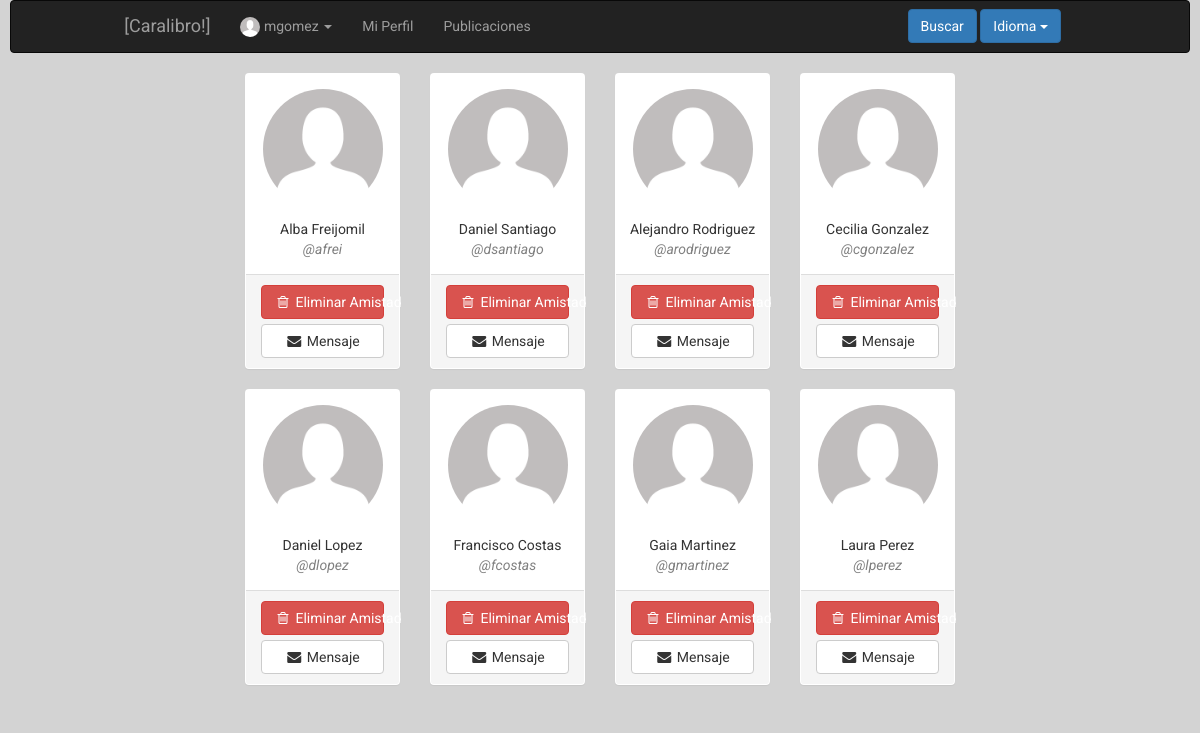
The app's page /index.php?controller=friendship&action=showall&id=3 (signed in) with its own data.
### tables this page shows
CREATE TABLE IF NOT EXISTS `user` (
`id` int(11) NOT NULL,
  `name` varchar(50) NOT NULL,
  `surname` varchar(100) NOT NULL,
  `email` varchar(100) NOT NULL,
  `phone` varchar(12) NOT NULL,
  `user` varchar(50) NOT NULL,
  `password` varchar(255) NOT NULL,
  `birthday` date NOT NULL,
  `address` varchar(100) NOT NULL,
  `status` tinyint(1) NOT NULL,
  `photo` varchar(255) DEFAULT NULL,
  `type` tinyint(1) NOT NULL,
  `private` tinyint(1) NOT NULL
);

### core/ViewManager.php (called while the page is built, shortened)
<?php
class ViewManager {
    private $variables = array();
    public function setVariable($varname, $value, $flash=false) {
        $this->variables[$varname] = $value;
    }
    public function getVariable($varname, $default=NULL) {
        if (!isset($this->variables[$varname])) {
            return $default;
        }
        return $this->variables[$varname];
    }
    public function render($controller, $viewname) {
        include(__DIR__."/../Views/$controller/$viewname.php");
    }
    private static $viewmanager_singleton = NULL;
    public static function getInstance() {
        if (self::$viewmanager_singleton == null) {
            self::$viewmanager_singleton = new ViewManager();
        }
        return self::$viewmanager_singleton;
    }
}

### Controllers/FRIENDSHIP_Controller.php (called while the page is built, shortened)
<?php
require_once(__DIR__."/../core/ViewManager.php");
require_once(__DIR__."/../core/I18n.php");
require_once(__DIR__."/../Models/FRIENDSHIP_Model.php");
class FRIENDSHIP_Controller extends BaseController {
    private $friendshipModel;
    public function __construct()
    {
        $this->friendshipModel = new FRIENDSHIP_Model();
        $this->view->setLayout("base");
    }
    public function showall()
    {
        $userid = $_REQUEST["id"];
        $friends = $this->friendshipModel->showall($userid);
        $this->view->setVariable("friends", $friends);
        $requests = $this->friendshipModel->requests($userid);
        $this->view->setVariable("requests", $requests);
        $this->view->render("friendship", "FRIENDSHIP_SHOWALL_Vista");
    }
}

### index.php (called while the page is built, shortened)
<?php
function run() {
    try{
        $controller = loadController($_GET["controller"]);
        $actionName = $_GET["action"];
        $controller->$actionName();
    } catch (Exception $ex) {
        die($ex->getMessage());
    }
}
function loadController($controllerName) {
    return new $controllerClassName();
}
run();
?>

### Models/User.php (called while the page is built, shortened)
<?php
class User {
    private $id;
    private $user;
    private $name;
    private $surname;
    private $photo;
    public function __construct($id=NULL, $user=NULL, $name=NULL, $surname=NULL, $email=NULL, $phone=NULL,
                                $birthday=NULL, $address=NULL, $status=1, $photo=NULL, $type=0,
                                $private=0, $password=NULL)
    {
     $this->id = $id;
     $this->user = $user;
     $this->name = $name;
     $this->surname = $surname;
     $this->photo = $photo;
    }
    public function getID() {
        return $this->id;
    }
    public function setID($id) {
        $this->id = $id;
    }
    public function getUser() {
        return $this->user;
    }
    public function getName() {
        return $this->name;
    }
    public function setName($name) {
        $this->name = $name;
    }
    public function getSurname() {
        return $this->surname;
    }
    public function getPhoto() {
        return $this->photo;
    }
}

### Models/FRIENDSHIP_Model.php (called while the page is built, shortened)
<?php
require_once(__DIR__ . "/../core/PDOConnection.php");
class FRIENDSHIP_Model
{
    private $db;
    public function __construct()
    {
        $this->db = PDOConnection::getInstance();
    }
    public function showall($currentuserid, $add = 1)
    {
        $friends = array();
        $sql = $this->db->prepare("SELECT u.id, u.user, u.name, u.surname, u.status, u.photo FROM user as u, friendship as f where f.member=? AND f.status=? and f.secondarymember=u.id ORDER BY u.name");
        $sql->execute(array(
            $currentuserid,
            $add
        ));
        $friends_db = $sql->fetchAll(PDO::FETCH_ASSOC);
        foreach ($friends_db as $friend) {
            array_push($friends, new User($friend["id"], $friend["user"], $friend["name"], $friend["surname"], NULL, NULL, NULL, NULL, $friend["status"], $friend["photo"]));
        }
        $sql = $this->db->prepare("SELECT u.id, u.user, u.name, u.surname, u.status, u.photo FROM user as u, friendship as f where f.secondarymember=? AND f.status=? and f.member=u.id ORDER BY u.name");
        $sql->execute(array(
            $currentuserid,
            $add
        ));
        $friends_db = $sql->fetchAll(PDO::FETCH_ASSOC);
        foreach ($friends_db as $friend) {
            array_push($friends, new User($friend["id"], $friend["user"], $friend["name"], $friend["surname"], NULL, NULL, NULL, NULL, $friend["status"], $friend["photo"]));
        }
        return $friends;
    }
}

### core/PDOConnection.php (called while the page is built)
<?php
class PDOConnection {
    private static $dbhost = "127.0.0.1";
    private static $dbname = "ET3Grupo1";
    private static $dbuser = "ET3Grupo1";
    private static $dbpass = "ET3Grupo1";
    private static $db_singleton = null;
    public static function getInstance() {
        if (self::$db_singleton == null) {
            self::$db_singleton = new PDO(
                "mysql:host=".self::$dbhost.";dbname=".self::$dbname.";charset=utf8",
                self::$dbuser,
                self::$dbpass,
                array(
                    PDO::ATTR_EMULATE_PREPARES => false,
                    PDO::ATTR_ERRMODE => PDO::ERRMODE_EXCEPTION
                )
            );
        }
        return self::$db_singleton;
    }
}
?>

### core/I18n.php (called while the page is built, shortened)
<?php
class I18n {
  private $messages;
  public function setLanguage($language) {
    $this->messages = $i18n_messages;
  }
  public function i18n($key) {
    if (isset($this->messages[$key])){
      return $this->messages[$key];
    }else{
      return $key;
    }
  }
  private static $i18n_singleton = null;
  public static function getInstance() {
    if (self::$i18n_singleton == NULL) {
      self::$i18n_singleton = new I18n();
    }
    return self::$i18n_singleton;
  }
}
function i18n($key) {
  return I18n::getInstance()->i18n($key);
}

### Views/friendship/FRIENDSHIP_SHOWALL_Vista.php (the view, shortened to what this page needs)
<?php
require_once(__DIR__."/../../core/ViewManager.php");
$view = ViewManager::getInstance();
$friends = $view->getVariable("friends");
?>
 	<div class="container-fluid">
 		<div class="row">
 			<?php foreach ($friends as $friend): ?>
 				<div class="col-md-3">
 					<div class="panel">
 						<div class="panel-body">
 							<div class="row text-center">
 								<a href="index.php?controller=user&action=showcurrent&id=<?= $friend->getID()?>">
 									<?php if ($friend->getPhoto() != NULL): ?>
 										<img class="img-circle showPhoto" src="<?=$friend->getPhoto()  ?>" alt="<?=$friend->getPhoto()  ?>">
 									<?php else: ?>
 										<img class="img-circle showPhoto" src="media/profileImages/default.png" alt="default.png">
 									<?php endif ?>
 								</a>
 							</div>
 							<div class="row text-center">
 								<div class="row name">
 									<font class="name"><?=$friend->getName() ?> <?=$friend->getSurname() ?></font>
 								</div>
 								<div class="row user">
 									<font>@<?=$friend->getUser()  ?></font>
 								</div>
 							</div>
 						</div>
 						<div class="panel-footer">
 							<form action="index.php?controller=friendship&action=delete" method="post">
									<button class="btn btn-danger btn-block" type="submit"  >
										<i class="fa fa-trash-o fa-fw"></i>
										<?= i18n("Unfriend") ?>
									</button>
								</form>
							<form action="index.php?controller=conversation&action=add" method="post">
									<button style="margin-top: 5px" class="btn btn-default btn-block" type="submit"  >
										<i class="fa fa-envelope fa-fw"></i>
										<?= i18n("Message") ?>
									</button>
								</form>
 						</div>
 					</div>
 				</div>
 			<?php endforeach ?>
 		</div>
 	</div>

### css/style.css (style rules this page uses)
body { background-color: #d3d3d3; font-family: 'Roboto', sans-serif; }
.showPhoto { height: 120px; width: 120px; }
.name { font-style: bold; margin-top: 10px; }
.user { font-style: italic; color: grey; }

### records on screen
user: name "Alba", surname "Freijomil", user "afrei"
user: name "Daniel", surname "Santiago", user "dsantiago"
user: name "Alejandro", surname "Rodriguez", user "arodriguez"
user: name "Cecilia", surname "Gonzalez", user "cgonzalez"
user: name "Daniel", surname "Lopez", user "dlopez"
user: name "Francisco", surname "Costas", user "fcostas"
user: name "Gaia", surname "Martinez", user "gmartinez"
user: name "Laura", surname "Perez", user "lperez"

### other values on screen
$currentuser "mgomez"
i18n("My Profile") "Mi Perfil"
i18n("Publications") "Publicaciones"
i18n("Search") "Buscar"
i18n("Language") "Idioma"
